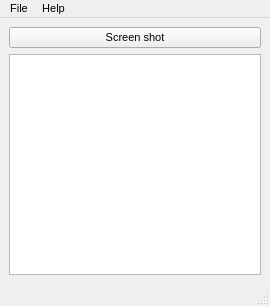
<?xml version="1.0" encoding="UTF-8"?>
<ui version="4.0">
 <class>MainWindow</class>
 <widget class="QMainWindow" name="MainWindow">
  <property name="geometry">
   <rect>
    <x>0</x>
    <y>0</y>
    <width>270</width>
    <height>306</height>
   </rect>
  </property>
  <property name="font">
   <font>
    <pointsize>8</pointsize>
   </font>
  </property>
  <property name="windowTitle">
   <string>Stext</string>
  </property>
  <property name="accessibleDescription">
   <string>When you click on the button, a screenshot appears</string>
  </property>
  <widget class="QWidget" name="centralwidget">
   <layout class="QVBoxLayout" name="verticalLayout_2">
    <item>
     <layout class="QVBoxLayout" name="verticalLayout">
      <item>
       <widget class="QPushButton" name="pushButton">
        <property name="mouseTracking">
         <bool>false</bool>
        </property>
        <property name="accessibleDescription">
         <string comment="When you click on the button, a screenshot appears">When you click on the button, a screenshot appears</string>
        </property>
        <property name="text">
         <string>Screen shot</string>
        </property>
       </widget>
      </item>
      <item>
       <widget class="QPlainTextEdit" name="plainTextEdit">
        <property name="minimumSize">
         <size>
          <width>250</width>
          <height>220</height>
         </size>
        </property>
        <property name="font">
         <font>
          <pointsize>10</pointsize>
         </font>
        </property>
        <property name="plainText">
         <string/>
        </property>
       </widget>
      </item>
     </layout>
    </item>
   </layout>
  </widget>
  <widget class="QMenuBar" name="menubar">
   <property name="geometry">
    <rect>
     <x>0</x>
     <y>0</y>
     <width>270</width>
     <height>19</height>
    </rect>
   </property>
   <widget class="QMenu" name="menuFile">
    <property name="title">
     <string>File</string>
    </property>
    <property name="icon">
     <iconset theme="oxygen"/>
    </property>
    <addaction name="actionOpen"/>
    <addaction name="actionSettings"/>
    <addaction name="separator"/>
    <addaction name="actionQuit"/>
   </widget>
   <widget class="QMenu" name="menuHelp">
    <property name="title">
     <string>Help</string>
    </property>
    <widget class="QMenu" name="menuInfo">
     <property name="title">
      <string>Info</string>
     </property>
     <addaction name="actionAbout_Stext"/>
     <addaction name="actionAbout_image_editor"/>
    </widget>
    <addaction name="menuInfo"/>
    <addaction name="separator"/>
    <addaction name="actionabout_the_program"/>
   </widget>
   <addaction name="menuFile"/>
   <addaction name="menuHelp"/>
  </widget>
  <widget class="QStatusBar" name="statusbar"/>
  <action name="actionOpen">
   <property name="text">
    <string>Open</string>
   </property>
  </action>
  <action name="actionQuit">
   <property name="text">
    <string>Quit</string>
   </property>
  </action>
  <action name="actionabout_the_program">
   <property name="text">
    <string>About the program</string>
   </property>
  </action>
  <action name="actionAbout_Stext">
   <property name="text">
    <string>About Stext</string>
   </property>
  </action>
  <action name="actionAbout_image_editor">
   <property name="text">
    <string>About image editor</string>
   </property>
  </action>
  <action name="actionSettings">
   <property name="text">
    <string>Settings</string>
   </property>
  </action>
 </widget>
 <resources/>
 <connections/>
</ui>
